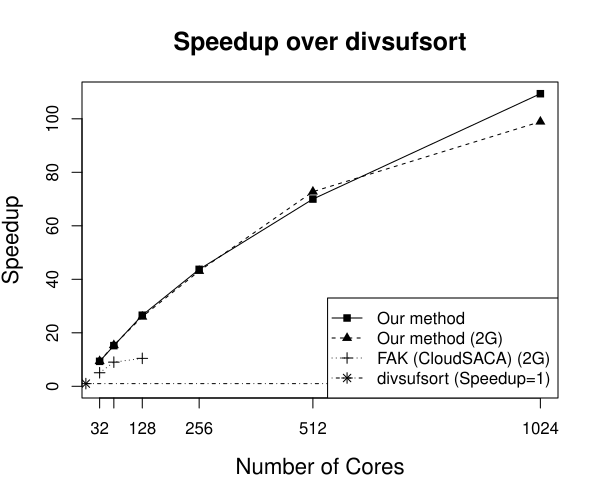

Recreate this plot in R.

# read human 2G data
data2g_fak <- read.csv("../fak_human2g.tsv", sep="\t", header=TRUE)
data2g_dss <- read.csv("../dss_human2g.tsv", header=TRUE)
data2g_our <- read.csv("../psac_human2g.tsv", sep="\t", header=TRUE)

# sequential time
dss_2g_time <- data2g_dss$time

data <- data2g_our[which(data2g_our$p >= 32),]
data$psac <- data$time

fak <- data2g_fak[which(data2g_fak$p >= 32),"time"]
if (length(fak) < length(data$psac)) {
    fak <- c(fak, rep(NA, length(data$psac) - length(fak)))
}

data$fak <- fak

# calculate speedup
data$psac_su <- dss_2g_time / data$psac
data$fak_su <- dss_2g_time / data$fak


# now the same for the full human genome (3G)
data3g_our <- read.csv("../psac_human.tsv", sep="\t", header=TRUE)
data3g_dss <- read.csv("../dss_human.tsv", sep="\t", header=TRUE)

dss_3g_time <- data3g_dss$time

# only 32 <= p <= 1024 processors
data3 <- data3g_our[which(data3g_our$p >= 32),]
data3 <- data3[which(data3$p <= 1024),]

data$psac_3g <- data3$time
data$psac_3g_su <- dss_3g_time / data3$time

prange <- c(1, max(data$p))

data$logp = log2(data$p)
p <- unique(data$p)
logp <- unique(data$logp)


plot(NA,NA,
     # limits
     xlim=range(data$p), ylim=c(0,max(data$psac_3g_su)),
     #xlim=prange, ylim=prange,
     # disable and floor axis
     xaxt="n",
     # titles and labels
     main="Speedup over divsufsort",
     xlab="Number of Cores",
     ylab="Speedup",
     cex.lab=1.3,
     cex.main=1.5
     )


axis(side=1, p, p)

abline(h=1, lty=4)
points(1,1, pch=8)

lines(data$p, data$psac_3g_su, type="o", lty=1, pch=15)
lines(data$p, data$psac_su, type="o", lty=2, pch=17)
lines(data$p, data$fak_su, type="o", lty=3, pch=3)

legend("bottomright", legend=c("Our method", "Our method (2G)", "FAK (CloudSACA) (2G)", "divsufsort (Speedup=1)"),
       lty=c(1,2,3,4), pch=c(15, 17, 3, 8), bg="white")
